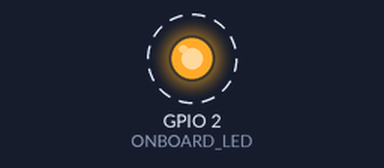
A sketch run on a simulated ESP32. On the bench: output pins drawn as LEDs (lit = HIGH). Dashed ring = blinking. A WiFi scan finds three made-up networks; what the sketch prints to the serial monitor is not drawn.

Above: at 3.3 s.
Timing chart, 0 to 6.1 s (numbered marks = the images above):
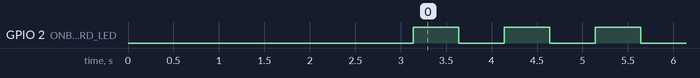

The sketch:

test_board.ino
```cpp
#include <WiFi.h>

// On ESP32 DevKit V1, the onboard blue LED is connected to GPIO 2
#define ONBOARD_LED 2

void setup() {
  pinMode(ONBOARD_LED, OUTPUT);
  Serial.begin(115200);
  delay(1000);

  Serial.println("\n==========================================");
  Serial.println("   ESP32 DevKit V1 - Hardware Self-Test   ");
  Serial.println("==========================================");

  // 1. Chip Info
  esp_chip_info_t chip_info;
  esp_chip_info(&chip_info);
  Serial.printf("Chip Model     : %s\n", ESP.getChipModel());
  Serial.printf("Silicon Rev    : %d\n", ESP.getChipRevision());
  Serial.printf("CPU Cores      : %d\n", chip_info.cores);
  Serial.printf("CPU Frequency  : %d MHz\n", getCpuFrequencyMhz());
  Serial.printf("Flash Size     : %d MB\n", ESP.getFlashChipSize() / (1024 * 1024));
  Serial.printf("Free Heap RAM  : %d KB\n", ESP.getFreeHeap() / 1024);

  // 2. Wi-Fi Radio Scan Test
  Serial.println("\n[Testing Wi-Fi Radio...]");
  WiFi.mode(WIFI_STA);
  WiFi.disconnect();
  delay(100);

  int n = WiFi.scanNetworks();
  if (n == 0) {
    Serial.println("-> Wi-Fi Radio OK, but 0 networks found.");
  } else {
    Serial.printf("-> Wi-Fi Radio OK! Found %d networks nearby:\n", n);
    for (int i = 0; i < min(n, 5); ++i) {
      Serial.printf("   %d: %s (%d dBm)\n", i + 1, WiFi.SSID(i).c_str(), WiFi.RSSI(i));
    }
  }

  Serial.println("\n==========================================");
  Serial.println("Status: ESP32 IS HEALTHY AND READY!");
  Serial.println("Blinking onboard blue LED on GPIO 2...");
  Serial.println("==========================================\n");
}

void loop() {
  static uint32_t seconds = 0;

  // Turn LED ON
  digitalWrite(ONBOARD_LED, HIGH);
  delay(500);

  // Turn LED OFF
  digitalWrite(ONBOARD_LED, LOW);
  delay(500);

  seconds++;
  Serial.printf("Heartbeat: Board running normally... Uptime: %d seconds | Free RAM: %d KB\n",
                seconds, ESP.getFreeHeap() / 1024);
}
```

Measured:
- by itself, GPIO 2 (ONBOARD_LED): alternates HIGH for 0.50 s and LOW for 0.50 s
